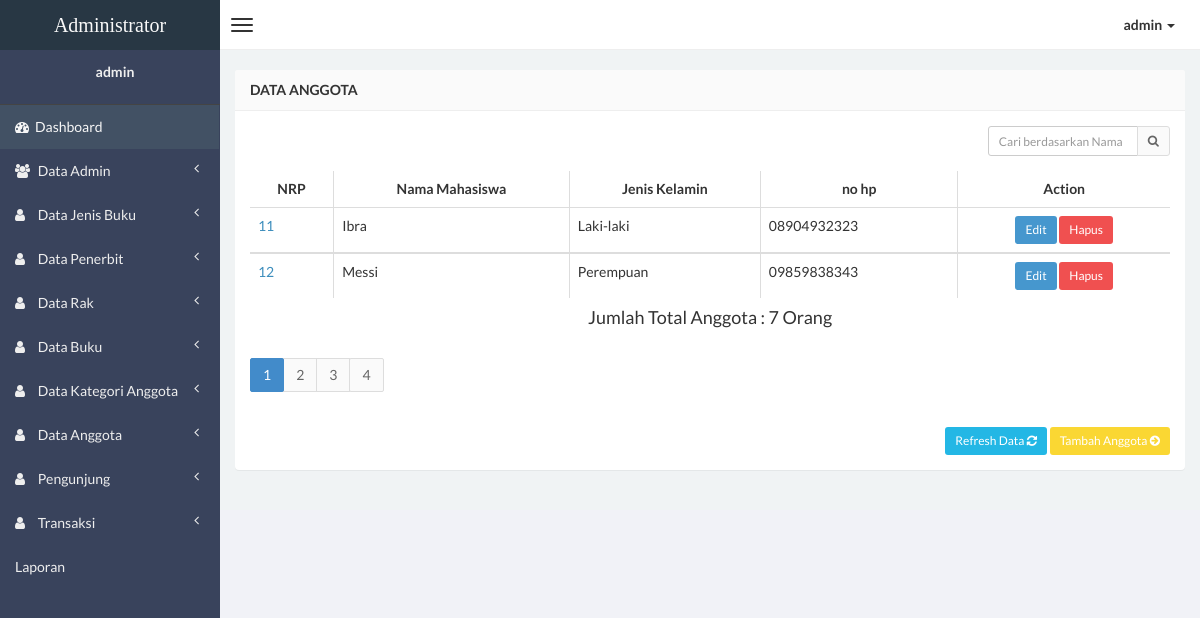
The page /admin/anggota.php (signed in) on the database its author committed.
### tables this page shows
CREATE TABLE IF NOT EXISTS `tbl_anggota` (
  `nrp` varchar(20) NOT NULL,
  `nama` varchar(50) DEFAULT NULL,
  `jk` varchar(15) DEFAULT NULL,
  `hp` varchar(15) DEFAULT NULL,
  `alamat` longtext,
  `Foto` varchar(50) DEFAULT NULL
);

### admin/anggota.php (the view, shortened to what this page needs)
<?php
if (empty($_SESSION['username'])){
	header('location:../index.php');
} else {
?>
<!DOCTYPE html>
<html>
<head>
    <link href="css/bootstrap.min.css" rel="stylesheet" type="text/css" />
    <link href="css/font-awesome.min.css" rel="stylesheet" type="text/css" />
    <link href="css/ionicons.min.css" rel="stylesheet" type="text/css" />
    <link href="css/morris/morris.css" rel="stylesheet" type="text/css" />
    <link href="css/jvectormap/jquery-jvectormap-1.2.2.css" rel="stylesheet" type="text/css" />
    <link href="css/datepicker/datepicker3.css" rel="stylesheet" type="text/css" />
    <link href="css/daterangepicker/daterangepicker-bs3.css" rel="stylesheet" type="text/css" />
    <link href="css/iCheck/all.css" rel="stylesheet" type="text/css" />
    <link href="css/style.css" rel="stylesheet" type="text/css" />
      </head>
      <body class="skin-black">
        <header class="header">
            <a href="dashboard.php" class="logo">
                Administrator
            </a>
            <nav class="navbar navbar-static-top" role="navigation">
                <a href="#" class="navbar-btn sidebar-toggle" data-toggle="offcanvas" role="button">
                    <span class="icon-bar"></span>
                    <span class="icon-bar"></span>
                    <span class="icon-bar"></span>
                </a>
                <div class="navbar-right">
                    <ul class="nav navbar-nav">
                        <li class="dropdown user user-menu">
                            <a href="#" class="dropdown-toggle" data-toggle="dropdown">
                                <span><?php echo $_SESSION['username']; ?> <i class="caret"></i></span>
                            </a>
                                </li>
                            </ul>
                        </div>
                    </nav>
                </header>
<?php } ?>
                <div class="wrapper row-offcanvas row-offcanvas-left">
                    <aside class="left-side sidebar-offcanvas">
                        <section class="sidebar">
                            <div class="user-panel">
                                <div class="info">
                                    <center><p><?php echo $_SESSION['username']; ?></p></center>
                                </div>
                            </div>
                            <?php include "menu.php"; ?>
                        </section>
                    </aside>
                    <aside class="right-side">
                <section class="content">
                    <div class="row">
                        <div class="col-xs-12">
                            <div class="panel">
                                <header class="panel-heading">
                                    <b>Data Anggota</b>
                                </header>
                                <div class="panel-body table-responsive">
                                    <div class="box-tools m-b-15">
                                    <form action="anggota.php" method="POST">
                                        <div class="input-group">
                                        <input type='text' class="form-control input-sm pull-right" style="width: 150px;"  name='qcari' placeholder='Cari berdasarkan Nama' required />
                                            <div class="input-group-btn">
                                                <button class="btn btn-sm btn-default" type="submit"><i class="fa fa-search"></i></button>
                                            </div>
                                        </div>
                                    </form>
                                    </div>
                                    <table id="example" class="table table-hover table-bordered">
									  <thead>
										  <tr>
											<th><center>NRP </center></th>
											<th><center>Nama Mahasiswa </center></th>
											<th><center>Jenis Kelamin </center></th>
											<th><center>no hp </center></th>
											<th><center>Action </center></th>
										  </tr>
									  </thead>
									<?php
							  $batas = 2;
							  $hal = @$_GET['hal'];
							  if(empty($hal)){
								$posisi = 0;
									$hal = 1;
								}else{
									$posisi = ($hal - 1)*$batas;
								}
								$sql_plgn = mysql_query("select * from tbl_anggota LIMIT $posisi,$batas")or die(mysql_error());
								$cek = mysql_num_rows($sql_plgn);
								if($cek<1){
									echo"Data tdk ditemukan";
								}else{
									while($data = mysql_fetch_array($sql_plgn)) { ?>
										<tbody>
										<tr>
										<td><a href="anggota-detail.php?hal=edit&kd=<?php echo $data['nrp'];?>"><?php echo $data['nrp']; ?></a></td>
										<td><?php echo $data['nama'];?></td>
										<td><?php echo $data['jk']; ?></td>
										<td><?php echo $data['hp'];?></td>
										<td><center><div id="thanks"><a class="btn btn-sm btn-primary" data-placement="bottom" data-toggle="tooltip" title="Edit Anggota" href="anggota-edit.php?hal=edit&kd=<?php echo $data['nrp'];?>">Edit</a>
										<a onclick="return confirm ('Yakin hapus <?php echo $data['nama'];?>.?');" class="btn btn-sm btn-danger tooltips" data-placement="bottom" data-toggle="tooltip" title="Hapus anggota" href="anggota-hapus.php?hal=hapus&kd=<?php echo $data['nrp'];?>">Hapus</a></center></td></tr></div>
								  <?php
												}
											}
										  ?>
				 <?php $tampil=mysql_query("select * from tbl_anggota ");
                          $user=mysql_num_rows($tampil);
                    ?>
                  <center><h4>Jumlah Total Anggota : <?php echo "$user"; ?> Orang </h4> </center>
				  <div class="text-left" style = "margin-top: 10px;">
				   <ul class="pagination">
				   <?php
				   $jml_hal = ceil($user/$batas);
				   for($i=1;$i<=$jml_hal;$i++){
					 if($i != $hal){
						 echo "<li ><a href='?page=pelanggan&hal=$i'>$i<span class = 'sr-only'>(current)</span></a></li>";
					 } else{
						 echo "<li class = 'active'><a href='?page=pelanggan&hal=$i'>$i</a></li>";
					 }
				   }
				   ?>
				   </ul>
				   </div>
                <div class="text-right" style="margin-top: 10px;">
                 <a href="anggota.php" class="btn btn-sm btn-info">Refresh Data <i class="fa fa-refresh"></i></a> <a href="anggota-input.php" class="btn btn-sm btn-warning">Tambah Anggota <i class="fa fa-arrow-circle-right"></i></a>
                </div>
                                </div>
                            </div>
                        </div>
				<br></br>
				<br></br>
				<br></br>
				<br></br>
				<br></br>
				<br></br>
				<br></br>
				<br></br>
</body>
</html>

### rows shown on the page
tbl_anggota: nrp "11", nama "Ibra", jk "Laki-laki", hp "08904932323"
tbl_anggota: nrp "12", nama "Messi", jk "Perempuan", hp "09859838343"

### other values the page prints
$_SESSION['username'] "admin"
$user "7"
